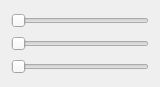
<?xml version="1.0" encoding="UTF-8"?>
<ui version="4.0">
 <class>Form</class>
 <widget class="QWidget" name="Form">
  <property name="geometry">
   <rect>
    <x>0</x>
    <y>0</y>
    <width>160</width>
    <height>87</height>
   </rect>
  </property>
  <property name="windowTitle">
   <string>Form</string>
  </property>
  <layout class="QVBoxLayout" name="verticalLayout_2">
   <item>
    <widget class="QSlider" name="zSliderUI">
     <property name="maximum">
      <number>20</number>
     </property>
     <property name="orientation">
      <enum>Qt::Horizontal</enum>
     </property>
    </widget>
   </item>
   <item>
    <widget class="QSlider" name="ySliderUI">
     <property name="maximum">
      <number>20</number>
     </property>
     <property name="orientation">
      <enum>Qt::Horizontal</enum>
     </property>
    </widget>
   </item>
   <item>
    <widget class="QSlider" name="xSliderUI">
     <property name="maximum">
      <number>20</number>
     </property>
     <property name="orientation">
      <enum>Qt::Horizontal</enum>
     </property>
    </widget>
   </item>
  </layout>
 </widget>
 <resources/>
 <connections/>
</ui>
